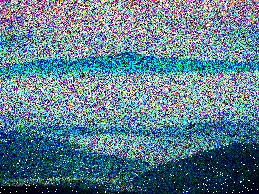
#> input picture Task_2.2/noisy.jpg, 259 x 194 px
$ python scenary.py
#> lines starting #> are read from the running program, lines starting #| are printed output that depends on the picture
import cv2 as cv

img = cv.imread("noisy.jpg")
#> img is the input picture: shape (194, 259, 3); mean B, G, R 141.7, 125.4, 93.3
cv.imshow("img",img)
gaus= cv.GaussianBlur(img,(3,3),0.5)
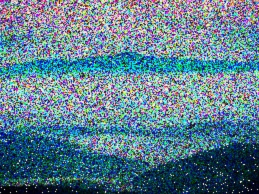
#> gaus: shape (194, 259, 3); mean B, G, R 141.7, 125.4, 93.3
cv.imshow("gaus",gaus)
result = cv.fastNlMeansDenoisingColored(gaus, None,h=10,hColor= 10, templateWindowSize=7,searchWindowSize= 21)
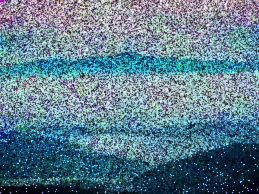
#> result: shape (194, 259, 3); mean B, G, R 141.8, 125.1, 93.2
cv.imshow("result",result)
kernel = cv.getStructuringElement(cv.MORPH_ELLIPSE,(2,2))
morph = cv.morphologyEx(result,cv.MORPH_OPEN,kernel)
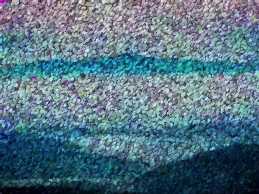
#> morph: shape (194, 259, 3); mean B, G, R 131.6, 115.9, 85.9

cv.imwrite("scenary_final.png",morph)
cv.imshow("final",morph)


cv.waitKey(0)
cv.destroyAllWindows()
